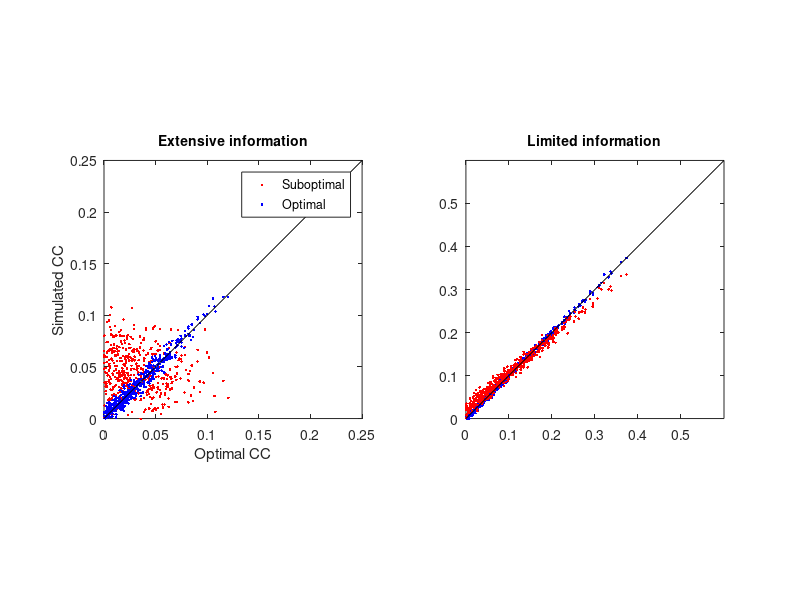

MATLAB code for this plot:
%% This code will generate Figure 5 in the paper: "Revealing nonlinear neural decoding by analyzing choices". 
%% The encoding model is a quadratic neural code. Then we build our decoder model as a quadratic decoder.
%% The weights are selected as optimal(Least square) or suboptimal (blind to higher).
%% We compare the choice correlation test for the optimal and suboptimal decoding cases.
%% Then we add information-limiting noise into the sufficient statistics.
%% Then we compare the choice correlation test for the optimal and suboptimal decoding cases under the limited information case.
clear
close all

%% Basic Setting
n=30;     %neuron number
s0=1.5;     %stimulus reference
m=50000;   %sample
A1=randn(n,n);
A=A1-A1'; %Skew-symmetric matrix  
[U,Omg] = eig(A); %U*Omg*U'=A  eigen-decomposition
Lambda=diag(1:3/(n-1):4); %positive definite matrix's eigenvalues
V=expm(A.*s0); %rotation matrix, controled by stimulus
sig=V*Lambda*V'; %V'=inv(V)=expm(-As0) 
eOmg=expm(Omg.*s0); %expm(A)=U*expm(Omg)*U'
eiOmg=expm(-Omg.*s0);
sigp=U*Omg*eOmg*U'*Lambda*U*eiOmg*U'-...
     U*eOmg*U'*Lambda*U*Omg*eiOmg*U'; 
sigp=real(sigp);% covariance derivative.
isig=inv(sig);
%% Generate neural responses and quadratic elements.
u=zeros(1,n);
r=mvnrnd(u,sig,m);
F0=zeros(n*(n+1)/2,1);
F0b=zeros(n*(n+1)/2,1);
Fp=zeros(n*(n+1)/2,1);
R=zeros(m,n*(n+1)/2);
ij=0;
for i=1:n
    for j=1:i
        ij=ij+1;
        fsim=mean(r,1);
        rmean=repmat(fsim,m,1);
        R(:,ij)=(r(:,i)-rmean(:,i)).*(r(:,j)-rmean(:,j)); % compute quadratic elements
        Fp(ij) =sigp(i,j);
        F0(ij) = sig(i,j); 
    end
end

%% Decoding quadratic elements to get estimate of the stimulus.
ij=0;
for i = 1:n
    for j = 1:i
        ij=ij+1;
        kl=0;
        for k=1:n
            for l=1:k
                kl=kl+1;
                gamma0(ij,kl) = sig(i,k)*sig(j,l) + sig(j,k)*sig(i,l); % compute Cov(R1)
            end
        end
    end
end
gamma0 = (gamma0+gamma0')/2.; % enforce symmetry
igamma0=inv(gamma0);
J0=Fp'*igamma0*Fp; %Fisher information
epsilon = 10./J0; % Amplitude of bad noise
J = 1/(1/J0 + epsilon);
ds=sqrt(epsilon).*randn(1,m); % bad noise
s=s0+ds;
Rb=zeros(m,n*(n+1)/2); % R with bad noise
ij=0;
for i=1:n
    for j=1:i
        ij=ij+1;
        Rb(:,ij)=r(:,i).*r(:,j)+ds'.*Fp(ij); % add bad noise into the quadratic elements.
    end
end

wopt=igamma0*Fp./J0; % The optimal weights
woptb=wopt; % The bad noise doesn't change the weights direction
wsub = sign(Fp);% suboptimal decoding: blind to the correlation

shopt=wopt'*(R'-repmat(F0,[1,m])) + s0;
shsub=wsub'*(R'-repmat(F0,[1,m])) + s0;
shoptb=woptb'*(Rb'-repmat(F0,[1,m])) + s0;
shsubb=wsub'*(Rb'-repmat(F0,[1,m])) + s0;

%% Compute choice correlation under different conditions.
Coptpred=zeros(n*(n+1)/2,1);
Coptbpred=zeros(n*(n+1)/2,1);
Coptsim=zeros(n*(n+1)/2,1);
Csubsim=zeros(n*(n+1)/2,1);
Coptbsim=zeros(n*(n+1)/2,1);
Csubbsim=zeros(n*(n+1)/2,1);
ij=0;
for i=1:n
    for j=1:i
        ij=ij+1;
        Coptsim(ij) = corr(shopt',R(:,ij));
        Csubsim(ij) = corr(shsub',R(:,ij));
        Coptbsim(ij) = corr(shoptb',Rb(:,ij));
        Csubbsim(ij) = corr(shsubb',Rb(:,ij));
        Coptpred(ij) = Fp(ij)/sqrt(gamma0(ij,ij)) / sqrt(J0);
        Coptbpred(ij) = (Fp(ij)/sqrt(epsilon*Fp(ij)^2+gamma0(ij,ij)))/sqrt(J);
    end
end

%% Plotting
figure;
subplot(1,2,1);
plot(sign(Fp).*Coptpred,  sign(Fp).*Csubsim,'r.');hold on;
plot(sign(Fp).*Coptpred,  sign(Fp).*Coptsim,'b.',[0,0.25],[0,0.25],'k-');hold on;
axis equal;
title('Extensive information','FontSize',10);
xlabel('Optimal CC');
ylabel('Simulated CC');
legend('Suboptimal','Optimal');
axis([0,0.25,0,0.25]);

subplot(1,2,2);
plot(sign(Fp).*Coptbpred,sign(Fp).*Coptbsim,'b.',sign(Fp).*Coptbpred,sign(Fp).*Csubbsim,'r.',[0,0.6],[0,0.6],'k-');
axis equal
title('Limited information','FontSize',10);
axis([0,0.6,0,0.6]);